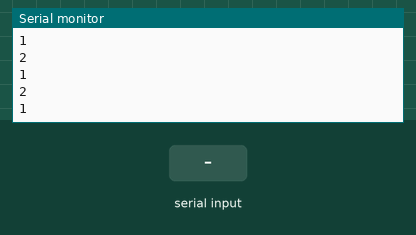
Recording of a sketch running on a simulated Arduino Uno, built with avr-gcc and run on an emulated ATmega328P. Shown: the last lines printed to the serial monitor. Inputs (shaded band) come from the test bench.

Above: at 16.8 s.
16.9 s: "1" received over the second serial link
At 24.7 s:
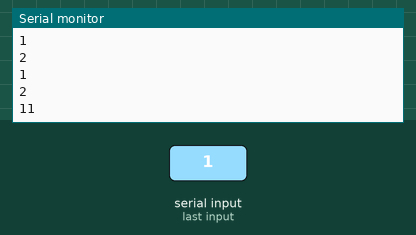
24.9 s: "0" received over the second serial link
At 32.7 s:
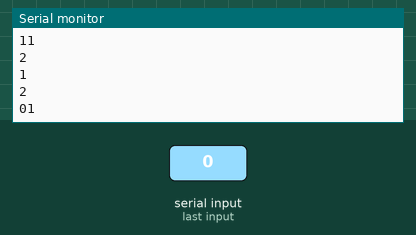
32.9 s: "2" received over the second serial link
At 40.8 s:
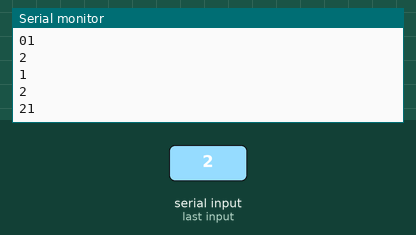
Timing chart, 0 to 42.3 s (numbered marks = the images above; inputs shaded):
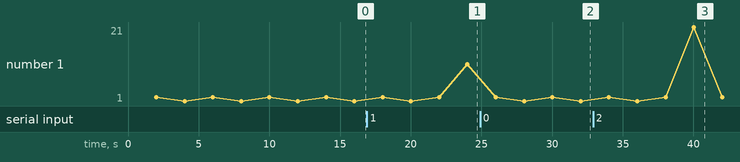

Measured:
- after the input at 16.9 s, the serial monitor: prints a new line after 7.1 s (image 1)
- after the input at 24.9 s, the serial monitor: prints a new line after 7.1 s (image 2)
- after the input at 32.9 s, the serial monitor: prints a new line after 7.1 s (image 3)
- plotted number 1: 1 → 11 after the input at 16.9 s

The sketch:

Transmitter_esp.ino
```cpp
#include <SoftwareSerial.h>

SoftwareSerial HC12(18, 19); // HC-12 TX Pin, HC-12 RX Pin

void setup()
{
    Serial.begin(9600); // Serial port to computer
    HC12.begin(9600);   // Serial port to HC12
    Serial.print("ready:)");
}

void loop()
{
    while (HC12.available())
    {                              // If HC-12 has data
        Serial.write(HC12.read()); // Send the data to Serial monitor
    }
    // while (Serial.available())
    // {                              // If Serial monitor has data
    //     char val = Serial.read();
    //     HC12.write(val); // Send that data to HC-12
    //     Serial.println(val);
    // }
    for(int i=0; i<2; i++){
      HC12.write('1');
      Serial.println('1');
      delay(2000);
      HC12.write('0');
      Serial.println('2');
      delay(2000);
    }

}
```
